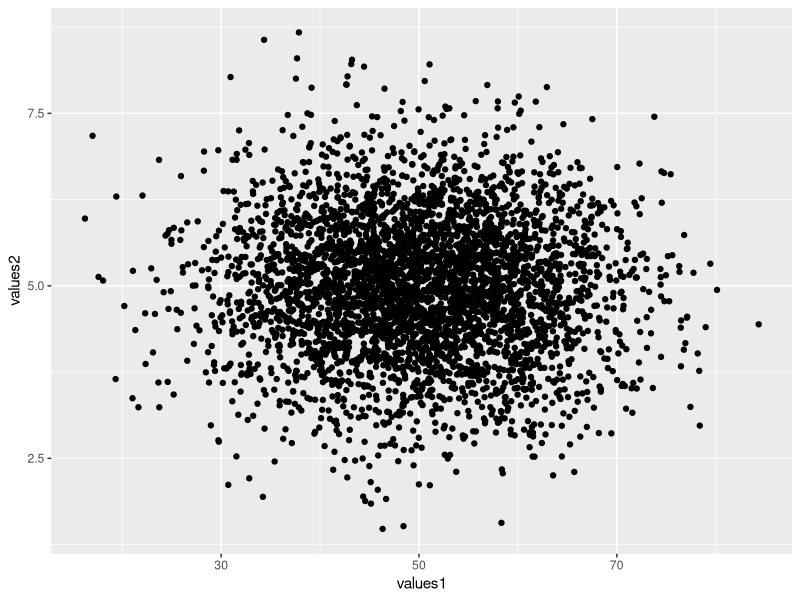
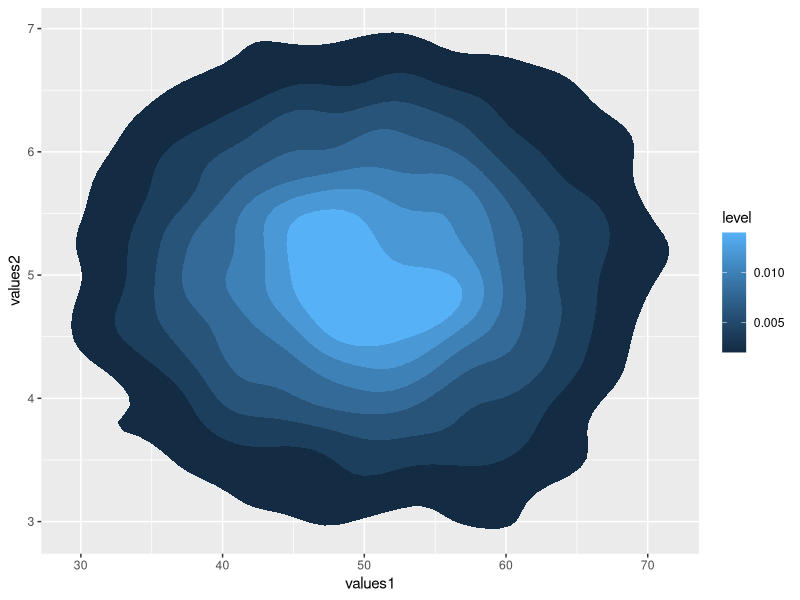
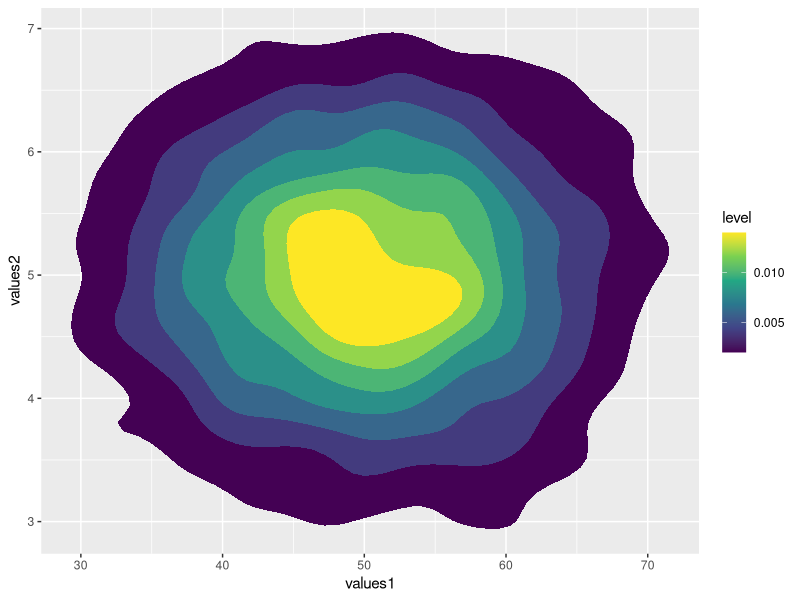
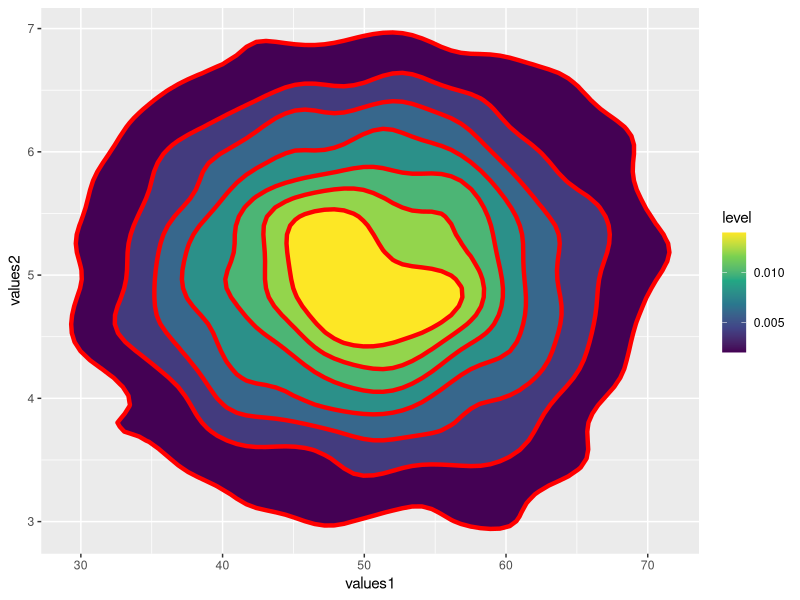
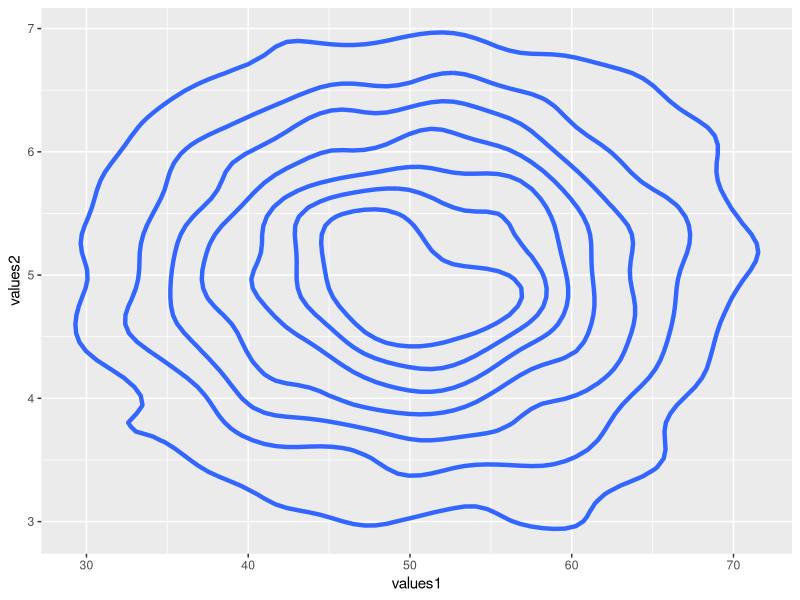

The R source for these figures, in order:
## ---- chunk 1
knitr::opts_chunk$set(echo = TRUE, fig.align='center')

# title: Creating a 2D density plot
# author: jonathan
# revised: 20/2/2020 

WEB <- c("https://bioceed.uib.no/dropfolder/bioSTATS/Rmd/Basic/Visualizing/Simple/2D-density.html")
GIT <- c("https://github.com/jonathansoule/biostats/blob/master/Basic/Visualizing/Simple/2D-density.Rmd")
library(ggplot2)
## ---- chunk 2
# variable 1
values1 <- rnorm(4000, mean=50, sd=10)
# variable 2
values2 <- rnorm(4000, mean=5, sd=1)
# dataframe
df <- data.frame(values1, values2)
## ---- chunk 3
ggplot(df, aes(values1, values2)) +
  geom_point()
## ---- chunk 4
ggplot(df, aes(values1, values2)) +
  stat_density_2d(aes(fill = ..level..), geom = "polygon")  
## ---- chunk 5
ggplot(df, aes(values1, values2)) +
  stat_density_2d(aes(fill = ..level..), geom = "polygon") +
  scale_fill_viridis_c()
## ---- chunk 6
ggplot(df, aes(values1, values2)) +
  stat_density_2d(aes(fill = ..level..), geom = "polygon", colour="red", size = 1.5) +
  scale_fill_viridis_c()
## ---- chunk 7
ggplot(df, aes(values1, values2)) +
  geom_density_2d(size=1.5)
